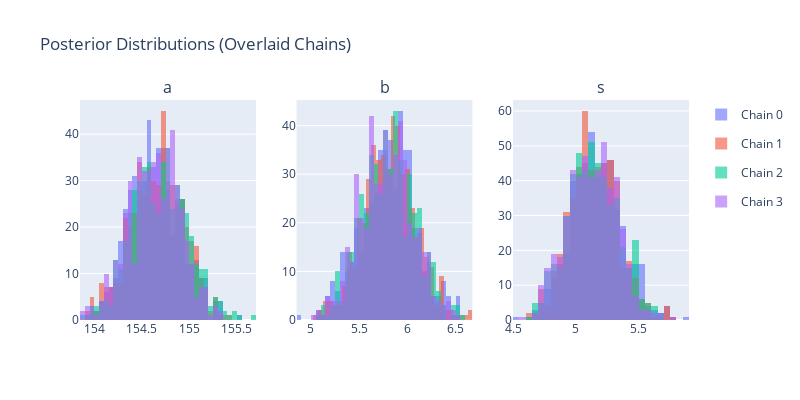

Source (notebook cell):
### Code cell
m.diag.posterior()

### Figure 1 — Plotly figure (JSON) as saved in the notebook; plotly's stock layout.template omitted (floating-point values rounded to 4 significant figures; data arrays with more than 128 entries replaced by an {"elided": "..."} marker saying what was removed)
{"data": [{"legendgroup": "chain0", "marker": {"color": "#636EFA"}, "name": "Chain 0", "nbinsx": 50, "opacity": 0.6, "showlegend": true, "type": "histogram", "x": {"elided": "500 float values"}, "xaxis": "x", "yaxis": "y"}, {"legendgroup": "chain1", "marker": {"color": "#EF553B"}, "name": "Chain 1", "nbinsx": 50, "opacity": 0.6, "showlegend": true, "type": "histogram", "x": {"elided": "500 float values"}, "xaxis": "x", "yaxis": "y"}, {"legendgroup": "chain2", "marker": {"color": "#00CC96"}, "name": "Chain 2", "nbinsx": 50, "opacity": 0.6, "showlegend": true, "type": "histogram", "x": {"elided": "500 float values"}, "xaxis": "x", "yaxis": "y"}, {"legendgroup": "chain3", "marker": {"color": "#AB63FA"}, "name": "Chain 3", "nbinsx": 50, "opacity": 0.6, "showlegend": true, "type": "histogram", "x": {"elided": "500 float values"}, "xaxis": "x", "yaxis": "y"}, {"legendgroup": "chain0", "marker": {"color": "#636EFA"}, "name": "Chain 0", "nbinsx": 50, "opacity": 0.6, "showlegend": false, "type": "histogram", "x": {"elided": "500 float values"}, "xaxis": "x2", "yaxis": "y2"}, {"legendgroup": "chain1", "marker": {"color": "#EF553B"}, "name": "Chain 1", "nbinsx": 50, "opacity": 0.6, "showlegend": false, "type": "histogram", "x": {"elided": "500 float values"}, "xaxis": "x2", "yaxis": "y2"}, {"legendgroup": "chain2", "marker": {"color": "#00CC96"}, "name": "Chain 2", "nbinsx": 50, "opacity": 0.6, "showlegend": false, "type": "histogram", "x": {"elided": "500 float values"}, "xaxis": "x2", "yaxis": "y2"}, {"legendgroup": "chain3", "marker": {"color": "#AB63FA"}, "name": "Chain 3", "nbinsx": 50, "opacity": 0.6, "showlegend": false, "type": "histogram", "x": {"elided": "500 float values"}, "xaxis": "x2", "yaxis": "y2"}, {"legendgroup": "chain0", "marker": {"color": "#636EFA"}, "name": "Chain 0", "nbinsx": 50, "opacity": 0.6, "showlegend": false, "type": "histogram", "x": {"elided": "500 float values"}, "xaxis": "x3", "yaxis": "y3"}, {"legendgroup": "chain1", "marker": {"color": "#EF553B"}, "name": "Chain 1", "nbinsx": 50, "opacity": 0.6, "showlegend": false, "type": "histogram", "x": {"elided": "500 float values"}, "xaxis": "x3", "yaxis": "y3"}, {"legendgroup": "chain2", "marker": {"color": "#00CC96"}, "name": "Chain 2", "nbinsx": 50, "opacity": 0.6, "showlegend": false, "type": "histogram", "x": {"elided": "500 float values"}, "xaxis": "x3", "yaxis": "y3"}, {"legendgroup": "chain3", "marker": {"color": "#AB63FA"}, "name": "Chain 3", "nbinsx": 50, "opacity": 0.6, "showlegend": false, "type": "histogram", "x": {"elided": "500 float values"}, "xaxis": "x3", "yaxis": "y3"}], "layout": {"annotations": [{"font": {"size": 16}, "showarrow": false, "text": "a", "x": 0.1444, "xanchor": "center", "xref": "paper", "y": 1, "yanchor": "bottom", "yref": "paper"}, {"font": {"size": 16}, "showarrow": false, "text": "b", "x": 0.5, "xanchor": "center", "xref": "paper", "y": 1, "yanchor": "bottom", "yref": "paper"}, {"font": {"size": 16}, "showarrow": false, "text": "s", "x": 0.8556, "xanchor": "center", "xref": "paper", "y": 1, "yanchor": "bottom", "yref": "paper"}], "barmode": "overlay", "height": 400, "title": {"text": "Posterior Distributions (Overlaid Chains)"}, "width": 800, "xaxis": {"anchor": "y", "domain": [0, 0.2889]}, "xaxis2": {"anchor": "y2", "domain": [0.3556, 0.6444]}, "xaxis3": {"anchor": "y3", "domain": [0.7111, 1]}, "yaxis": {"anchor": "x", "domain": [0, 1]}, "yaxis2": {"anchor": "x2", "domain": [0, 1]}, "yaxis3": {"anchor": "x3", "domain": [0, 1]}}}
